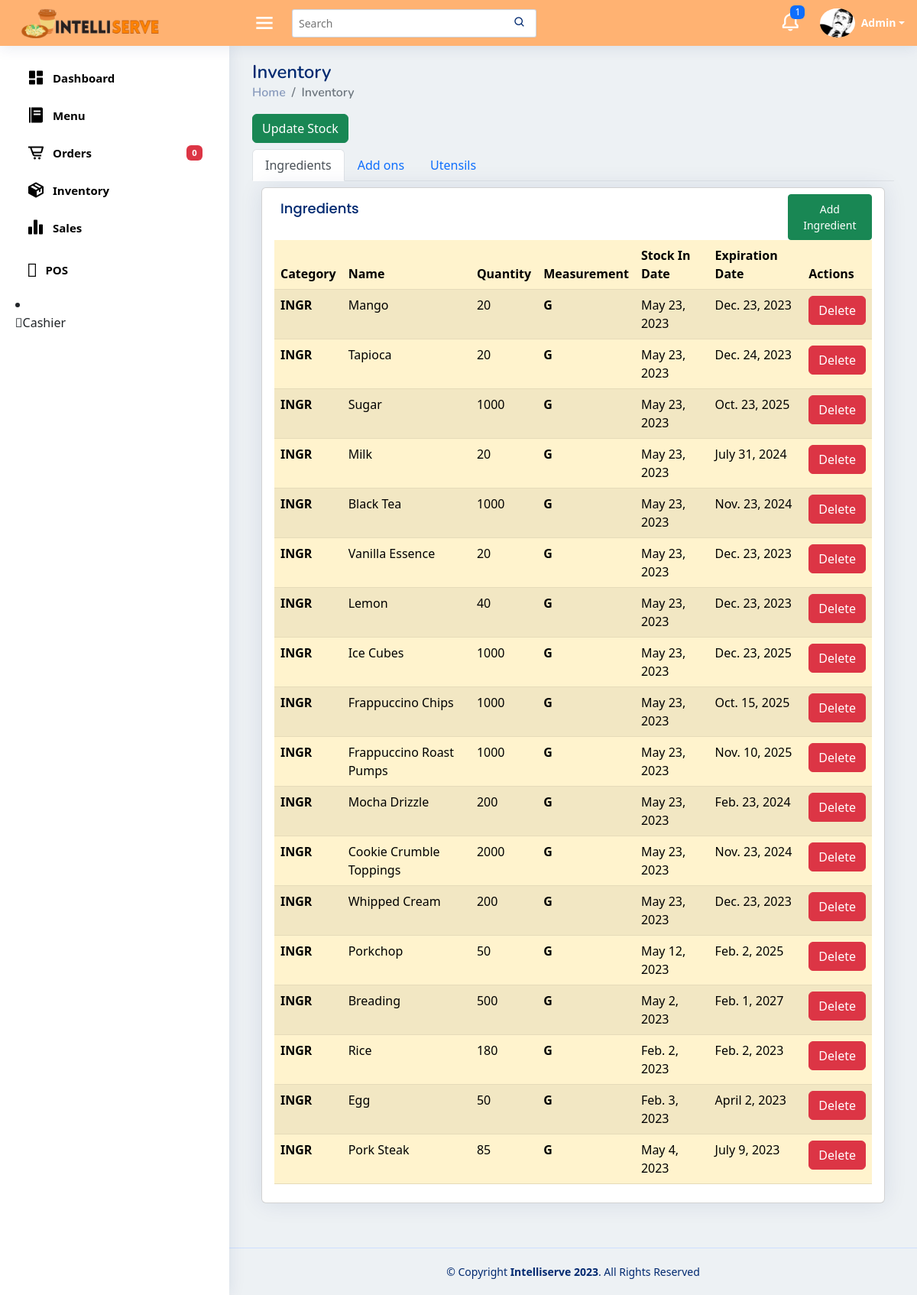
The app's page //inventory/, older data.
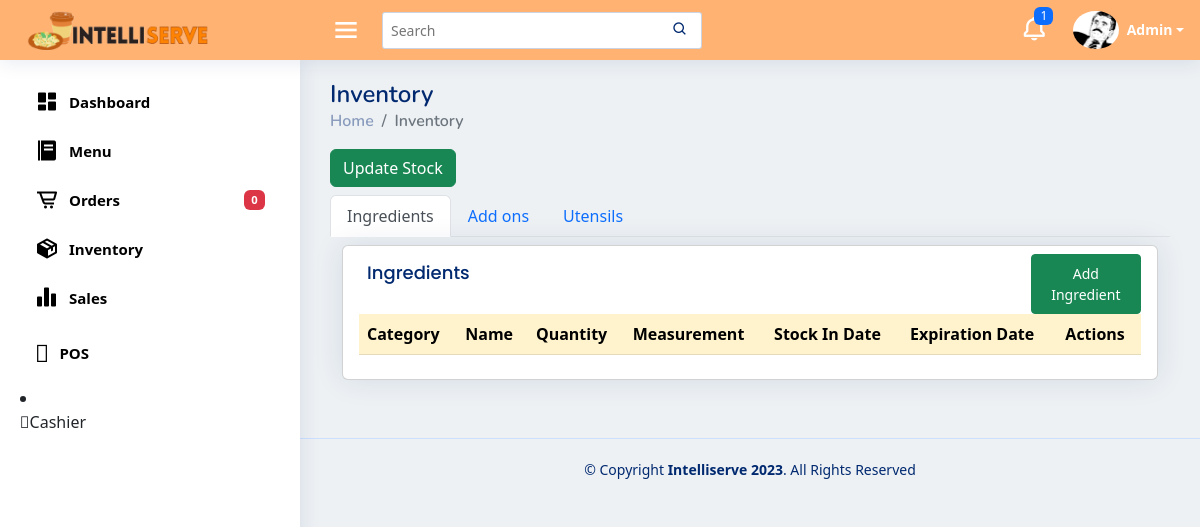
The same page, newer data.
### pos/models.py (models this page shows, shortened)
class Stocks(models.Model):
    stockname = models.CharField(max_length=50)
    stockcategory = models.CharField(choices=STOCK_CATEGORY, max_length=100)
    stockquantity = models.PositiveIntegerField()
    stockmeasurement = models.CharField(choices=STOCK_QUANTITY, max_length=100)
    stockdate_in = models.DateField()
    stockexpiration = models.DateField()

### pos/views.py (the view)
# urls.py: path('/inventory/', views.inventory, name='inventory'),
def inventory(request):
    ingridientForm = IngridientsForm()
    my_data_ingredients = Stocks.objects.all()
    my_data_addOns = Stocks.objects.all()
    my_data_utensils = Stocks.objects.all()
    all_stocks = my_data_ingredients.union(my_data_addOns, my_data_utensils)
    addOnsForm = AddOnsForm()
    utensilsForm = UtensilsForm()
    context = {
        "stock_category": STOCK_CATEGORY,
        "stock_quantity": STOCK_QUANTITY,
        "my_data_i" : my_data_ingredients.filter(stockcategory="INGR"),
        "my_data_a" : my_data_addOns.filter(stockcategory="AO"),
        "my_data_u" : my_data_utensils.filter(stockcategory="UTNSL"),
        "all_stocks": all_stocks,
        "ingridientForm": ingridientForm,
        "addOnsForm" : addOnsForm,
        "utensilsForm" : utensilsForm,
    }
    return render(request, "inventory.html", context)

### pos/forms.py
class IngridientsForm(forms.ModelForm):
    stockcategory = forms.ChoiceField(
        choices=STOCK_CATEGORY,
        widget=forms.RadioSelect,
    )
    stockmeasurement = forms.ChoiceField(
        choices=STOCK_QUANTITY,
        widget=forms.RadioSelect,
    )
    class Meta:
        model = Stocks  # Eto yung table na gagamitin
        fields = ["stockname","stockmeasurement", "stockcategory", "stockquantity", "stockdate_in", "stockexpiration"]

class AddOnsForm(forms.ModelForm):
    stockcategory = forms.ChoiceField(
        choices=STOCK_CATEGORY,
        widget=forms.RadioSelect,
    )
    stockmeasurement = forms.ChoiceField(
        choices=STOCK_QUANTITY,
        widget=forms.RadioSelect,
    )
    class Meta:
        model = Stocks  # Eto yung table na gagamitin
        fields = ["stockname","stockmeasurement", "stockcategory", "stockquantity", "stockdate_in", "stockexpiration"]

### pos/templates/inventory.html (shortened to what this page needs)
{% extends "base.html" %}
{% block content %}
    <div class="pagetitle">
      <h1>Inventory</h1>
      <nav>
        <ol class="breadcrumb">
          <li class="breadcrumb-item"><a href="/templates/index.html">Home</a></li>
          <li class="breadcrumb-item active">Inventory</li>
        </ol>
      </nav>
    </div>
    <section class="section dashboard">
      <div class="row">
        <div class="row">
          <div class="col-4">
          <button type="button" class="btn btn-success" data-bs-toggle="offcanvas"
          data-bs-target="#updateStockForm">Update Stock</button>
        </div>
        </div>
        <div class="col-lg-12 mb-2">
          <div class="row g-2">
            <div class="col-12">
              <ul class="nav nav-tabs">
                <li class="nav-item">
                  <a class="nav-link active" data-bs-toggle="tab" href="#ingredient">Ingredients</a>
                </li>
                <li class="nav-item">
                  <a class="nav-link" data-bs-toggle="tab" href="#addons">Add ons</a>
                </li>
                <li class="nav-item">
                  <a class="nav-link" data-bs-toggle="tab" href="#utensils">Utensils</a>
                </li>
              </ul>
              <div class="tab-content pt-2">
                <div class="tab-pane container active" id="ingredient">
                  <div class="card overflow-auto">
                    <div class="card-body  py-2">
                      <div class="row">
                        <div class="col-10">
                          <h5 class="card-title p-2">Ingredients</span></h5>
                        </div>
                        <div class="col-2">
                          <button type="button" class="btn btn-success p-2 btn-sm justify-content-end" data-bs-toggle="modal"
                          data-bs-target="#addingredientmodal">Add Ingredient</button>
                        </div>
                      </div>
                      <table class="table rounded table-striped table-warning " id="IngredientTable">
                        <thead>
                          <tr>
                            <th scope="col">Category</th>
                            <th scope="col">Name</th>
                            <th scope="col">Quantity</th>
                            <th scope="col">Measurement</th>
                            <th scope="col">Stock In Date</th>
                            <th scope="col">Expiration Date</th>
                            <th scope="col">Actions</th>
                          </tr>
                        </thead>
                        <tbody>
                          {% for item in my_data_i %}
                          <tr>
                            <th>{{item.stockcategory}}</th>
                            <td>{{item.stockname}}</td>
                            <td>{{item.stockquantity}}</td>
                            <th>{{item.stockmeasurement}}</th>
                            <td>{{item.stockdate_in}}</td>
                            <td>{{item.stockexpiration}}</td>
                            <td>
                              <form action="{% url 'pos:delete_stock' %}" method="POST">
                                <button type="submit" class="btn btn-danger">Delete</button>
                              </form>
                            </td>
                          </tr>
                          {% endfor %}
                        </tbody>
                      </table>
                    </div>
                  </div>
                </div>
              </div>
            </div>
          </div>
        </div>
      </div>
    </section>
    {%endblock content %}

Row changes from the older to the newer data that the page shows:
no longer on this page (row edited): Stocks: stockcategory "INGR", stockname "Mango", stockquantity "20", stockmeasurement "G", stockdate_in "May 23, 2023", stockexpiration "Dec. 23, 2023"
removed Stocks: stockcategory "INGR", stockname "Tapioca", stockquantity "20", stockmeasurement "G", stockdate_in "May 23, 2023", stockexpiration "Dec. 24, 2023"
removed Stocks: stockcategory "INGR", stockname "Sugar", stockquantity "1000", stockmeasurement "G", stockdate_in "May 23, 2023", stockexpiration "Oct. 23, 2025"
removed Stocks: stockcategory "INGR", stockname "Milk", stockquantity "20", stockmeasurement "G", stockdate_in "May 23, 2023", stockexpiration "July 31, 2024"
removed Stocks: stockcategory "INGR", stockname "Black Tea", stockquantity "1000", stockmeasurement "G", stockdate_in "May 23, 2023", stockexpiration "Nov. 23, 2024"
removed Stocks: stockcategory "INGR", stockname "Vanilla Essence", stockquantity "20", stockmeasurement "G", stockdate_in "May 23, 2023", stockexpiration "Dec. 23, 2023"
removed Stocks: stockcategory "INGR", stockname "Lemon", stockquantity "40", stockmeasurement "G", stockdate_in "May 23, 2023", stockexpiration "Dec. 23, 2023"
removed Stocks: stockcategory "INGR", stockname "Ice Cubes", stockquantity "1000", stockmeasurement "G", stockdate_in "May 23, 2023", stockexpiration "Dec. 23, 2025"
removed Stocks: stockcategory "INGR", stockname "Frappuccino Chips", stockquantity "1000", stockmeasurement "G", stockdate_in "May 23, 2023", stockexpiration "Oct. 15, 2025"
removed Stocks: stockcategory "INGR", stockname "Frappuccino Roast Pumps", stockquantity "1000", stockmeasurement "G", stockdate_in "May 23, 2023", stockexpiration "Nov. 10, 2025"
removed Stocks: stockcategory "INGR", stockname "Mocha Drizzle", stockquantity "200", stockmeasurement "G", stockdate_in "May 23, 2023", stockexpiration "Feb. 23, 2024"
removed Stocks: stockcategory "INGR", stockname "Cookie Crumble Toppings", stockquantity "2000", stockmeasurement "G", stockdate_in "May 23, 2023", stockexpiration "Nov. 23, 2024"
removed Stocks: stockcategory "INGR", stockname "Whipped Cream", stockquantity "200", stockmeasurement "G", stockdate_in "May 23, 2023", stockexpiration "Dec. 23, 2023"
removed Stocks: stockcategory "INGR", stockname "Porkchop", stockquantity "50", stockmeasurement "G", stockdate_in "May 12, 2023", stockexpiration "Feb. 2, 2025"
removed Stocks: stockcategory "INGR", stockname "Breading", stockquantity "500", stockmeasurement "G", stockdate_in "May 2, 2023", stockexpiration "Feb. 1, 2027"
removed Stocks: stockcategory "INGR", stockname "Rice", stockquantity "180", stockmeasurement "G", stockdate_in "Feb. 2, 2023", stockexpiration "Feb. 2, 2023"
removed Stocks: stockcategory "INGR", stockname "Egg", stockquantity "50", stockmeasurement "G", stockdate_in "Feb. 3, 2023", stockexpiration "April 2, 2023"
removed Stocks: stockcategory "INGR", stockname "Pork Steak", stockquantity "85", stockmeasurement "G", stockdate_in "May 4, 2023", stockexpiration "July 9, 2023"
